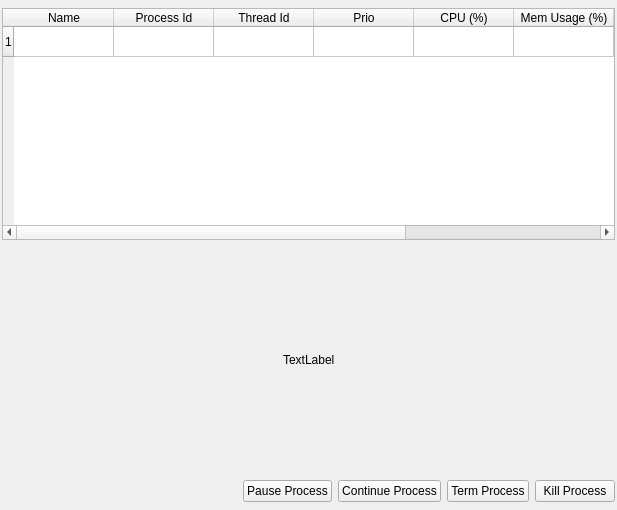
<?xml version="1.0" encoding="UTF-8"?>
<ui version="4.0">
 <class>Monitor</class>
 <widget class="QWidget" name="Monitor">
  <property name="geometry">
   <rect>
    <x>0</x>
    <y>0</y>
    <width>617</width>
    <height>510</height>
   </rect>
  </property>
  <property name="windowTitle">
   <string>Form</string>
  </property>
  <layout class="QGridLayout" name="gridLayout">
   <property name="leftMargin">
    <number>2</number>
   </property>
   <property name="topMargin">
    <number>8</number>
   </property>
   <property name="rightMargin">
    <number>2</number>
   </property>
   <property name="bottomMargin">
    <number>8</number>
   </property>
   <property name="horizontalSpacing">
    <number>6</number>
   </property>
   <property name="verticalSpacing">
    <number>4</number>
   </property>
   <item row="2" column="0">
    <widget class="QWidget" name="notConnectedWidget" native="true">
     <property name="sizePolicy">
      <sizepolicy hsizetype="Preferred" vsizetype="MinimumExpanding">
       <horstretch>0</horstretch>
       <verstretch>0</verstretch>
      </sizepolicy>
     </property>
     <layout class="QHBoxLayout" name="horizontalLayout_3">
      <item>
       <spacer name="horizontalSpacer_3">
        <property name="orientation">
         <enum>Qt::Horizontal</enum>
        </property>
        <property name="sizeHint" stdset="0">
         <size>
          <width>40</width>
          <height>20</height>
         </size>
        </property>
       </spacer>
      </item>
      <item>
       <widget class="QLabel" name="notConnectedLabel">
        <property name="sizePolicy">
         <sizepolicy hsizetype="Preferred" vsizetype="Fixed">
          <horstretch>0</horstretch>
          <verstretch>0</verstretch>
         </sizepolicy>
        </property>
        <property name="text">
         <string>TextLabel</string>
        </property>
       </widget>
      </item>
      <item>
       <spacer name="horizontalSpacer_2">
        <property name="orientation">
         <enum>Qt::Horizontal</enum>
        </property>
        <property name="sizeHint" stdset="0">
         <size>
          <width>40</width>
          <height>20</height>
         </size>
        </property>
       </spacer>
      </item>
     </layout>
    </widget>
   </item>
   <item row="1" column="0">
    <widget class="QTableWidget" name="table">
     <property name="rowCount">
      <number>1</number>
     </property>
     <property name="columnCount">
      <number>9</number>
     </property>
     <row/>
     <column>
      <property name="text">
       <string>Name</string>
      </property>
     </column>
     <column>
      <property name="text">
       <string>Process Id</string>
      </property>
     </column>
     <column>
      <property name="text">
       <string>Thread Id</string>
      </property>
     </column>
     <column>
      <property name="text">
       <string>Prio</string>
      </property>
     </column>
     <column>
      <property name="text">
       <string>CPU (%)</string>
      </property>
     </column>
     <column>
      <property name="text">
       <string>Mem Usage (%)</string>
      </property>
     </column>
     <column>
      <property name="text">
       <string>Task Time</string>
      </property>
     </column>
     <column>
      <property name="text">
       <string>Delta Task Time</string>
      </property>
     </column>
     <column>
      <property name="text">
       <string>Memory (stack/heap)</string>
      </property>
     </column>
    </widget>
   </item>
   <item row="3" column="0">
    <layout class="QHBoxLayout" name="horizontalLayout">
     <property name="spacing">
      <number>6</number>
     </property>
     <item>
      <spacer name="horizontalSpacer">
       <property name="orientation">
        <enum>Qt::Horizontal</enum>
       </property>
       <property name="sizeHint" stdset="0">
        <size>
         <width>40</width>
         <height>20</height>
        </size>
       </property>
      </spacer>
     </item>
     <item>
      <widget class="QPushButton" name="pauseButton">
       <property name="text">
        <string>Pause Process</string>
       </property>
      </widget>
     </item>
     <item>
      <widget class="QPushButton" name="continueButton">
       <property name="text">
        <string>Continue Process</string>
       </property>
      </widget>
     </item>
     <item>
      <widget class="QPushButton" name="termButton">
       <property name="text">
        <string>Term Process</string>
       </property>
      </widget>
     </item>
     <item>
      <widget class="QPushButton" name="killButton">
       <property name="text">
        <string>Kill Process</string>
       </property>
      </widget>
     </item>
    </layout>
   </item>
  </layout>
 </widget>
 <tabstops>
  <tabstop>table</tabstop>
  <tabstop>pauseButton</tabstop>
  <tabstop>continueButton</tabstop>
  <tabstop>killButton</tabstop>
 </tabstops>
 <resources/>
 <connections/>
</ui>
